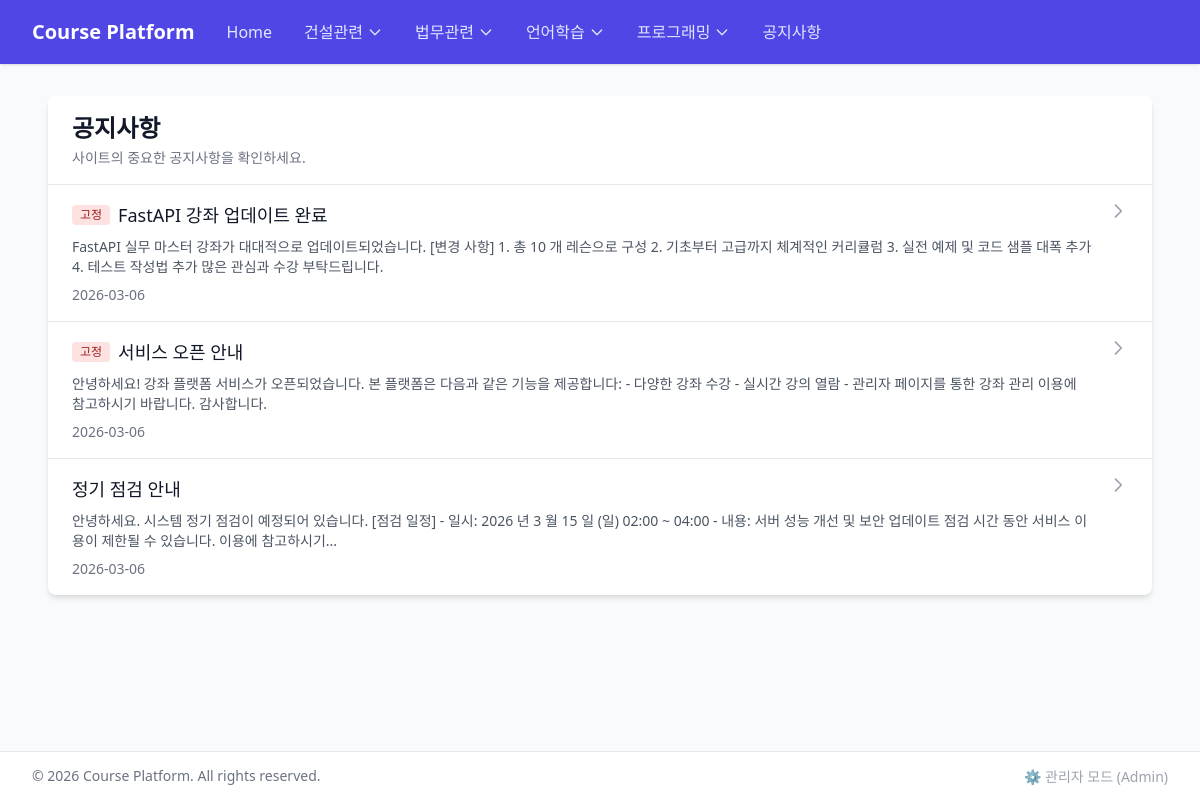
/notices, run on an earlier commit of the app's database.
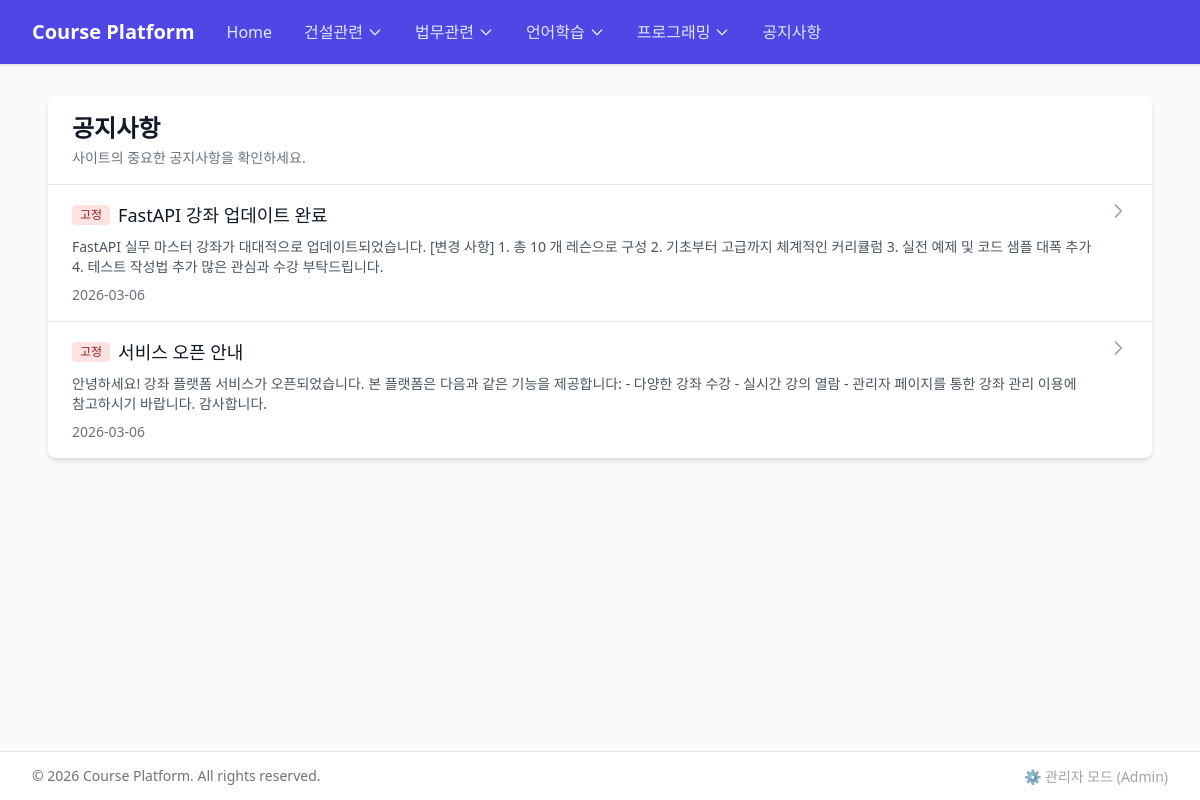
And on a later commit of the database.
### models/__init__.py (models this page shows)
class Category(SQLModel, table=True):
    id: Optional[int] = Field(default=None, primary_key=True)
    name: str = Field(index=True, unique=True)
    order: int = Field(default=0)
    courses: List["Course"] = Relationship(back_populates="category")

class Notice(SQLModel, table=True):
    id: Optional[int] = Field(default=None, primary_key=True)
    title: str
    content: str
    created_at: datetime = Field(default_factory=datetime.utcnow)
    updated_at: datetime = Field(default_factory=datetime.utcnow)
    is_pinned: bool = Field(default=False)  # 고정 공지 여부
    is_active: bool = Field(default=True)  # 활성화 여부

### routers/public.py (the view)
@router.get("/notices")
def notices_list(request: Request, session: Session = Depends(get_session)):
    categories = session.exec(select(Category).order_by(Category.order)).all()
    notices = session.exec(
        select(Notice)
        .where(Notice.is_active == True)
        .order_by(Notice.is_pinned.desc(), Notice.created_at.desc())
    ).all()
    return templates.TemplateResponse(
        request=request,
        name="public/notices.html",
        context={"categories": categories, "notices": notices}
    )

### templates/public/notices.html (shortened to what this page needs)
{% extends "public/base.html" %}
{% block content %}
<div class="bg-white shadow-md rounded-lg overflow-hidden">
    <div class="px-6 py-4 border-b border-gray-200">
        <h1 class="text-2xl font-bold text-gray-900">공지사항</h1>
        <p class="mt-1 text-sm text-gray-500">사이트의 중요한 공지사항을 확인하세요.</p>
    </div>
    <div class="divide-y divide-gray-200">
        {% for notice in notices %}
        <a href="/notices/{{ notice.id }}" class="block hover:bg-gray-50 transition">
            <div class="px-6 py-4">
                <div class="flex items-start justify-between">
                    <div class="flex-1">
                        <div class="flex items-center gap-2 mb-1">
                            {% if notice.is_pinned %}
                            <span class="inline-flex items-center px-2 py-0.5 rounded text-xs font-medium bg-red-100 text-red-800">
                                고정
                            </span>
                            {% endif %}
                            <h3 class="text-lg font-medium text-gray-900">
                                {{ notice.title }}
                            </h3>
                        </div>
                        <p class="mt-2 text-sm text-gray-600 line-clamp-2">
                            {{ notice.content | truncate(150) }}
                        </p>
                        <div class="mt-2 flex items-center text-sm text-gray-500">
                            <time datetime="{{ notice.created_at.isoformat() }}">
                                {{ notice.created_at.strftime("%Y-%m-%d") }}
                            </time>
                        </div>
                    </div>
                    <div class="ml-4">
                        <svg class="w-5 h-5 text-gray-400" fill="none" stroke="currentColor" viewBox="0 0 24 24">
                            <path stroke-linecap="round" stroke-linejoin="round" stroke-width="2" d="M9 5l7 7-7 7"/>
                        </svg>
                    </div>
                </div>
            </div>
        </a>
        {% endfor %}
    </div>
</div>
{% endblock %}

### templates/public/base.html (shortened to what this page needs)
<!DOCTYPE html>
<html lang="en">
<head>
    <script src="https://cdn.tailwindcss.com"></script>
    <script src="https://cdn.tailwindcss.com?plugins=typography"></script>
</head>
<body class="bg-gray-50 min-h-screen lg:h-screen lg:overflow-hidden font-sans flex flex-col">
    <nav class="bg-indigo-600 shadow shrink-0 z-20 relative">
        <div class="max-w-7xl mx-auto px-4 sm:px-6 lg:px-8">
            <div class="flex justify-between h-16">
                <div class="flex flex-1">
                    <div class="flex-shrink-0 flex items-center">
                        <a href="/" class="text-xl font-bold text-white">Course Platform</a>
                    </div>
                    <div class="hidden sm:ml-8 sm:flex sm:space-x-8 items-center">
                        <a href="/" class="text-indigo-100 font-medium hover:text-white transition-colors">Home</a>
                        {% if categories %}
                        {% for cat in categories %}
                        <div class="relative group">
                            <button
                                class="text-indigo-100 font-medium hover:text-white transition-colors flex items-center gap-1 focus:outline-none">
                                {{ cat.name }}
                                <svg class="w-4 h-4" fill="none" stroke="currentColor" viewBox="0 0 24 24">
                                    <path stroke-linecap="round" stroke-linejoin="round" stroke-width="2"
                                        d="M19 9l-7 7-7-7"></path>
                                </svg>
                            </button>
                        </div>
                        {% endfor %}
                        {% endif %}
                        <a href="/notices" class="text-indigo-100 font-medium hover:text-white transition-colors">공지사항</a>
                    </div>
                </div>
            </div>
        </div>
    </nav>
    <main class="flex-grow w-full py-8 px-4 sm:px-6 lg:px-12 flex flex-col min-h-0">
        {% block content %}{% endblock %}
    </main>
    <footer class="bg-white border-t border-gray-200 mt-auto py-3 shrink-0 z-10 relative">
        <div
            class="max-w-7xl mx-auto px-4 sm:px-6 lg:px-8 flex flex-col md:flex-row justify-between items-center gap-4">
            <p class="text-sm text-gray-500">&copy; 2026 Course Platform. All rights reserved.</p>
            <div>
                <a href="/admin" target='_blank' class="text-sm text-gray-400 hover:text-gray-700 transition">⚙️ 관리자 모드
                    (Admin)</a>
            </div>
        </div>
    </footer>
</body>
</html>

What changed in the data, as far as the page shows it:
no longer on this page (row edited): Notice: title "정기 점검 안내", content "안녕하세요. 시스템 정기 점검이 예정되어 있습니다. [점검 일정] - 일시: 2026 년 3 월 15 일 (일) 02:00 ~ 04:00 - 내용: 서버 성능 개선 및 보안 업데이트 점검 시간 동안 서비스 이용이 제한될 수 있습니다. 이용에 참고하시기...", created_at "2026-03-06"
